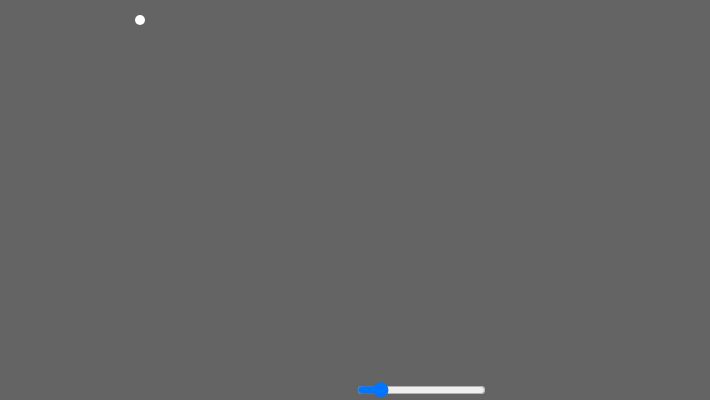
Frame 1 (no input)
Frame 60 (no input): identical to frame 1, image omitted
Frame 120 (the mouse pressed at the canvas centre since frame 60): identical to frame 1, image omitted

The p5.js sketch that drew this single still picture (run headless with seeded random() and noise() and a simulated clock; from frame 60 on, the mouse is pressed at the canvas centre):

// p5.js sketch
// ── sketch.js
var rSlider;
var x,y;
var Sliderspeed = 1;

function setup() {
  // create canvas
  createCanvas(710, 400);
  textSize(15)
  noStroke();
  x = 40;

  // create sliders
  rSlider = createSlider(0, width, 100); // min, max, startingpoint
  rSlider.position(width/2, height*.95);

}

function draw() {
  var r = rSlider.value();

  background(r, 100,100);
  fill(255);
 ellipse(x+r,20,10,10);
}



  
  //   this.x += random(-this.speed, this.speed);
  //   this.y += random(-this.speed, this.speed);
  // };
